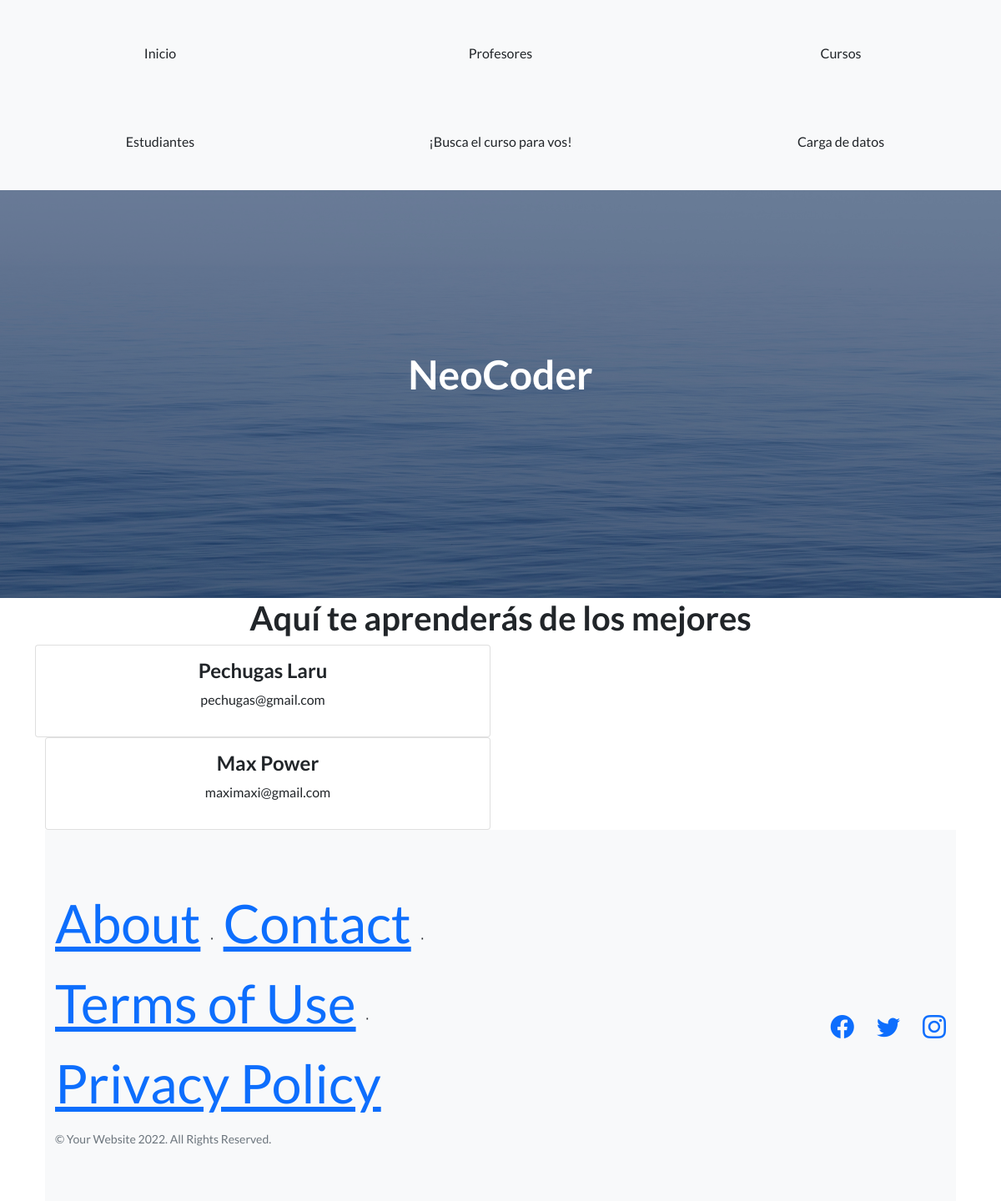
/profesores, run on the app's committed database.
### app_coder/models.py (models this page shows)
class Profesor(models.Model):
    nombre= models.CharField(max_length=30)
    apellido= models.CharField(max_length=30)
    email = models.EmailField()
    profesion= models.CharField(max_length=30)

### app_coder/views.py (the view)
# urls.py: path('profesores', views.profesores, name='Profesores'),
def profesores(request):
    profesores = Profesor.objects.all() #llama a toda la data en la tabla sql
    dicc = {'profesores' : profesores}
    plantilla = loader.get_template('profesores.html')
    documento = plantilla.render(dicc)
    return HttpResponse(documento)

### app_coder/template/profesores.html
{% extends 'padre.html' %}
{% load static %}
{% block contenido %}
<h1>Aquí te aprenderás de los mejores</h1>
{% for n in profesores %}
<div class="container">
    <div class="row">
        <div class="col-12 col-md-6">
            <div class="card" >
                <div class="card-body">
                <h4 class="card-title">{{n.nombre}} {{n.apellido}}</h5>
                <p class="card-email">{{n.email}}</p>
                </div>
            </div>
        </div>
</div>
{% endfor %}
{% endblock %}

### data on the page
Profesor: nombre "Pechugas", apellido "Laru", email "pechugas@gmail.com"
Profesor: nombre "Max", apellido "Power", email "maximaxi@gmail.com"
